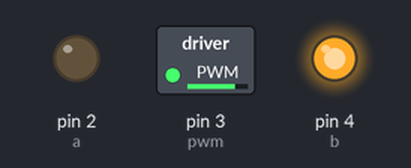
A sketch run on a simulated Arduino Uno, built with avr-gcc and run on an emulated ATmega328P. On the bench: switched loads named in the sketch (green lamp = pin HIGH), output pins drawn as LEDs (lit = HIGH).

Above: at 0.05 s.
At 1.95 s:
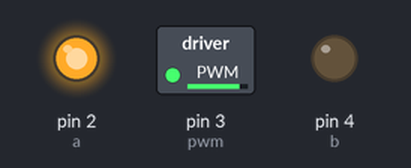
Timing chart, 0 to 4.6 s (numbered marks = the images above):
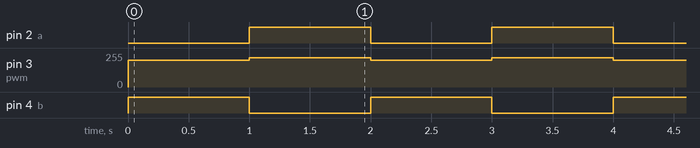

The sketch:

PWM_Motor_Control.ino
```cpp
int a = 2;
int b = 4;
int pwm = 3;

void setup() {
  pinMode(a, OUTPUT);
  pinMode(b, OUTPUT);
  pinMode(pwm, OUTPUT);
}

void loop() {
  digitalWrite(a, LOW);
  digitalWrite(b, HIGH);
  analogWrite(pwm, 200);
  delay(1000);

  digitalWrite(a, HIGH);
  digitalWrite(b, LOW);
  analogWrite(pwm, 220);
  delay(1000);
}
```

Measured:
- by itself, pin 2 (a), pin 4 (b): alternates HIGH for 1.0 s and LOW for 1.0 s
- by itself, pin 3 (pwm): alternates 220/255 for 1.0 s and 200/255 for 1.0 s
